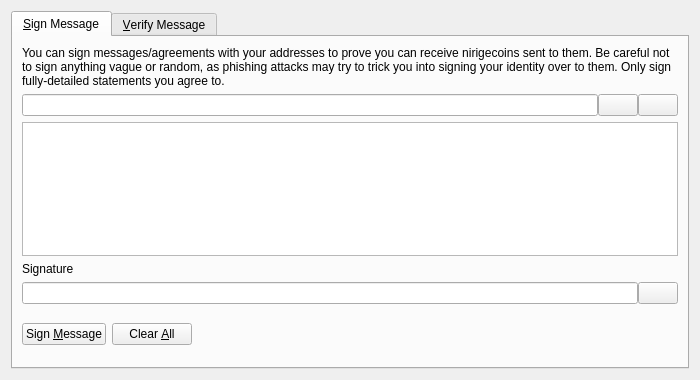
<?xml version="1.0" encoding="UTF-8"?>
<ui version="4.0">
 <class>SignVerifyMessageDialog</class>
 <widget class="QDialog" name="SignVerifyMessageDialog">
  <property name="geometry">
   <rect>
    <x>0</x>
    <y>0</y>
    <width>700</width>
    <height>380</height>
   </rect>
  </property>
  <property name="windowTitle">
   <string>Signatures - Sign / Verify a Message</string>
  </property>
  <property name="modal">
   <bool>true</bool>
  </property>
  <layout class="QVBoxLayout" name="verticalLayout">
   <item>
    <widget class="QTabWidget" name="tabWidget">
     <property name="currentIndex">
      <number>0</number>
     </property>
     <widget class="QWidget" name="tabSignMessage">
      <attribute name="title">
       <string>&amp;Sign Message</string>
      </attribute>
      <layout class="QVBoxLayout" name="verticalLayout_SM">
       <item>
        <widget class="QLabel" name="infoLabel_SM">
         <property name="text">
          <string>You can sign messages/agreements with your addresses to prove you can receive nirigecoins sent to them. Be careful not to sign anything vague or random, as phishing attacks may try to trick you into signing your identity over to them. Only sign fully-detailed statements you agree to.</string>
         </property>
         <property name="textFormat">
          <enum>Qt::PlainText</enum>
         </property>
         <property name="wordWrap">
          <bool>true</bool>
         </property>
        </widget>
       </item>
       <item>
        <layout class="QHBoxLayout" name="horizontalLayout_1_SM">
         <property name="spacing">
          <number>0</number>
         </property>
         <item>
          <widget class="QValidatedLineEdit" name="addressIn_SM">
           <property name="toolTip">
            <string>The Nirigecoin address to sign the message with</string>
           </property>
          </widget>
         </item>
         <item>
          <widget class="QPushButton" name="addressBookButton_SM">
           <property name="toolTip">
            <string>Choose previously used address</string>
           </property>
           <property name="text">
            <string/>
           </property>
           <property name="icon">
            <iconset resource="../bitcoin.qrc">
             <normaloff>:/icons/address-book</normaloff>:/icons/address-book</iconset>
           </property>
           <property name="shortcut">
            <string>Alt+A</string>
           </property>
           <property name="autoDefault">
            <bool>false</bool>
           </property>
          </widget>
         </item>
         <item>
          <widget class="QPushButton" name="pasteButton_SM">
           <property name="toolTip">
            <string>Paste address from clipboard</string>
           </property>
           <property name="text">
            <string/>
           </property>
           <property name="icon">
            <iconset resource="../bitcoin.qrc">
             <normaloff>:/icons/editpaste</normaloff>:/icons/editpaste</iconset>
           </property>
           <property name="shortcut">
            <string>Alt+P</string>
           </property>
           <property name="autoDefault">
            <bool>false</bool>
           </property>
          </widget>
         </item>
        </layout>
       </item>
       <item>
        <widget class="QPlainTextEdit" name="messageIn_SM">
         <property name="toolTip">
          <string>Enter the message you want to sign here</string>
         </property>
        </widget>
       </item>
       <item>
        <widget class="QLabel" name="signatureLabel_SM">
         <property name="text">
          <string>Signature</string>
         </property>
         <property name="textFormat">
          <enum>Qt::PlainText</enum>
         </property>
        </widget>
       </item>
       <item>
        <layout class="QHBoxLayout" name="horizontalLayout_2_SM">
         <property name="spacing">
          <number>0</number>
         </property>
         <item>
          <widget class="QLineEdit" name="signatureOut_SM">
           <property name="font">
            <font>
             <italic>true</italic>
            </font>
           </property>
           <property name="readOnly">
            <bool>true</bool>
           </property>
          </widget>
         </item>
         <item>
          <widget class="QPushButton" name="copySignatureButton_SM">
           <property name="toolTip">
            <string>Copy the current signature to the system clipboard</string>
           </property>
           <property name="text">
            <string/>
           </property>
           <property name="icon">
            <iconset resource="../bitcoin.qrc">
             <normaloff>:/icons/editcopy</normaloff>:/icons/editcopy</iconset>
           </property>
           <property name="autoDefault">
            <bool>false</bool>
           </property>
          </widget>
         </item>
        </layout>
       </item>
       <item>
        <layout class="QHBoxLayout" name="horizontalLayout_3_SM">
         <item>
          <widget class="QPushButton" name="signMessageButton_SM">
           <property name="toolTip">
            <string>Sign the message to prove you own this Nirigecoin address</string>
           </property>
           <property name="text">
            <string>Sign &amp;Message</string>
           </property>
           <property name="icon">
            <iconset resource="../bitcoin.qrc">
             <normaloff>:/icons/edit</normaloff>:/icons/edit</iconset>
           </property>
           <property name="autoDefault">
            <bool>false</bool>
           </property>
          </widget>
         </item>
         <item>
          <widget class="QPushButton" name="clearButton_SM">
           <property name="toolTip">
            <string>Reset all sign message fields</string>
           </property>
           <property name="text">
            <string>Clear &amp;All</string>
           </property>
           <property name="icon">
            <iconset resource="../bitcoin.qrc">
             <normaloff>:/icons/remove</normaloff>:/icons/remove</iconset>
           </property>
           <property name="autoDefault">
            <bool>false</bool>
           </property>
          </widget>
         </item>
         <item>
          <spacer name="horizontalSpacer_1_SM">
           <property name="orientation">
            <enum>Qt::Horizontal</enum>
           </property>
           <property name="sizeHint" stdset="0">
            <size>
             <width>40</width>
             <height>48</height>
            </size>
           </property>
          </spacer>
         </item>
         <item>
          <widget class="QLabel" name="statusLabel_SM">
           <property name="font">
            <font>
             <weight>75</weight>
             <bold>true</bold>
            </font>
           </property>
           <property name="text">
            <string/>
           </property>
           <property name="wordWrap">
            <bool>true</bool>
           </property>
          </widget>
         </item>
         <item>
          <spacer name="horizontalSpacer_2_SM">
           <property name="orientation">
            <enum>Qt::Horizontal</enum>
           </property>
           <property name="sizeHint" stdset="0">
            <size>
             <width>40</width>
             <height>48</height>
            </size>
           </property>
          </spacer>
         </item>
        </layout>
       </item>
      </layout>
     </widget>
     <widget class="QWidget" name="tabVerifyMessage">
      <attribute name="title">
       <string>&amp;Verify Message</string>
      </attribute>
      <layout class="QVBoxLayout" name="verticalLayout_VM">
       <item>
        <widget class="QLabel" name="infoLabel_VM">
         <property name="text">
          <string>Enter the receiver's address, message (ensure you copy line breaks, spaces, tabs, etc. exactly) and signature below to verify the message. Be careful not to read more into the signature than what is in the signed message itself, to avoid being tricked by a man-in-the-middle attack. Note that this only proves the signing party receives with the address, it cannot prove sendership of any transaction!</string>
         </property>
         <property name="textFormat">
          <enum>Qt::PlainText</enum>
         </property>
         <property name="alignment">
          <set>Qt::AlignLeading|Qt::AlignLeft|Qt::AlignTop</set>
         </property>
         <property name="wordWrap">
          <bool>true</bool>
         </property>
        </widget>
       </item>
       <item>
        <layout class="QHBoxLayout" name="horizontalLayout_1_VM">
         <property name="spacing">
          <number>0</number>
         </property>
         <item>
          <widget class="QValidatedLineEdit" name="addressIn_VM">
           <property name="toolTip">
            <string>The Nirigecoin address the message was signed with</string>
           </property>
          </widget>
         </item>
         <item>
          <widget class="QPushButton" name="addressBookButton_VM">
           <property name="toolTip">
            <string>Choose previously used address</string>
           </property>
           <property name="text">
            <string/>
           </property>
           <property name="icon">
            <iconset resource="../bitcoin.qrc">
             <normaloff>:/icons/address-book</normaloff>:/icons/address-book</iconset>
           </property>
           <property name="shortcut">
            <string>Alt+A</string>
           </property>
           <property name="autoDefault">
            <bool>false</bool>
           </property>
          </widget>
         </item>
        </layout>
       </item>
       <item>
        <widget class="QPlainTextEdit" name="messageIn_VM"/>
       </item>
       <item>
        <widget class="QValidatedLineEdit" name="signatureIn_VM"/>
       </item>
       <item>
        <layout class="QHBoxLayout" name="horizontalLayout_2_VM">
         <item>
          <widget class="QPushButton" name="verifyMessageButton_VM">
           <property name="toolTip">
            <string>Verify the message to ensure it was signed with the specified Nirigecoin address</string>
           </property>
           <property name="text">
            <string>Verify &amp;Message</string>
           </property>
           <property name="icon">
            <iconset resource="../bitcoin.qrc">
             <normaloff>:/icons/transaction_0</normaloff>:/icons/transaction_0</iconset>
           </property>
           <property name="autoDefault">
            <bool>false</bool>
           </property>
          </widget>
         </item>
         <item>
          <widget class="QPushButton" name="clearButton_VM">
           <property name="toolTip">
            <string>Reset all verify message fields</string>
           </property>
           <property name="text">
            <string>Clear &amp;All</string>
           </property>
           <property name="icon">
            <iconset resource="../bitcoin.qrc">
             <normaloff>:/icons/remove</normaloff>:/icons/remove</iconset>
           </property>
           <property name="autoDefault">
            <bool>false</bool>
           </property>
          </widget>
         </item>
         <item>
          <spacer name="horizontalSpacer_1_VM">
           <property name="orientation">
            <enum>Qt::Horizontal</enum>
           </property>
           <property name="sizeHint" stdset="0">
            <size>
             <width>40</width>
             <height>48</height>
            </size>
           </property>
          </spacer>
         </item>
         <item>
          <widget class="QLabel" name="statusLabel_VM">
           <property name="font">
            <font>
             <weight>75</weight>
             <bold>true</bold>
            </font>
           </property>
           <property name="text">
            <string/>
           </property>
           <property name="wordWrap">
            <bool>true</bool>
           </property>
          </widget>
         </item>
         <item>
          <spacer name="horizontalSpacer_2_VM">
           <property name="orientation">
            <enum>Qt::Horizontal</enum>
           </property>
           <property name="sizeHint" stdset="0">
            <size>
             <width>40</width>
             <height>48</height>
            </size>
           </property>
          </spacer>
         </item>
        </layout>
       </item>
      </layout>
     </widget>
    </widget>
   </item>
  </layout>
 </widget>
 <customwidgets>
  <customwidget>
   <class>QValidatedLineEdit</class>
   <extends>QLineEdit</extends>
   <header>qt/qvalidatedlineedit.h</header>
  </customwidget>
 </customwidgets>
 <resources>
  <include location="../bitcoin.qrc"/>
 </resources>
 <connections/>
</ui>
